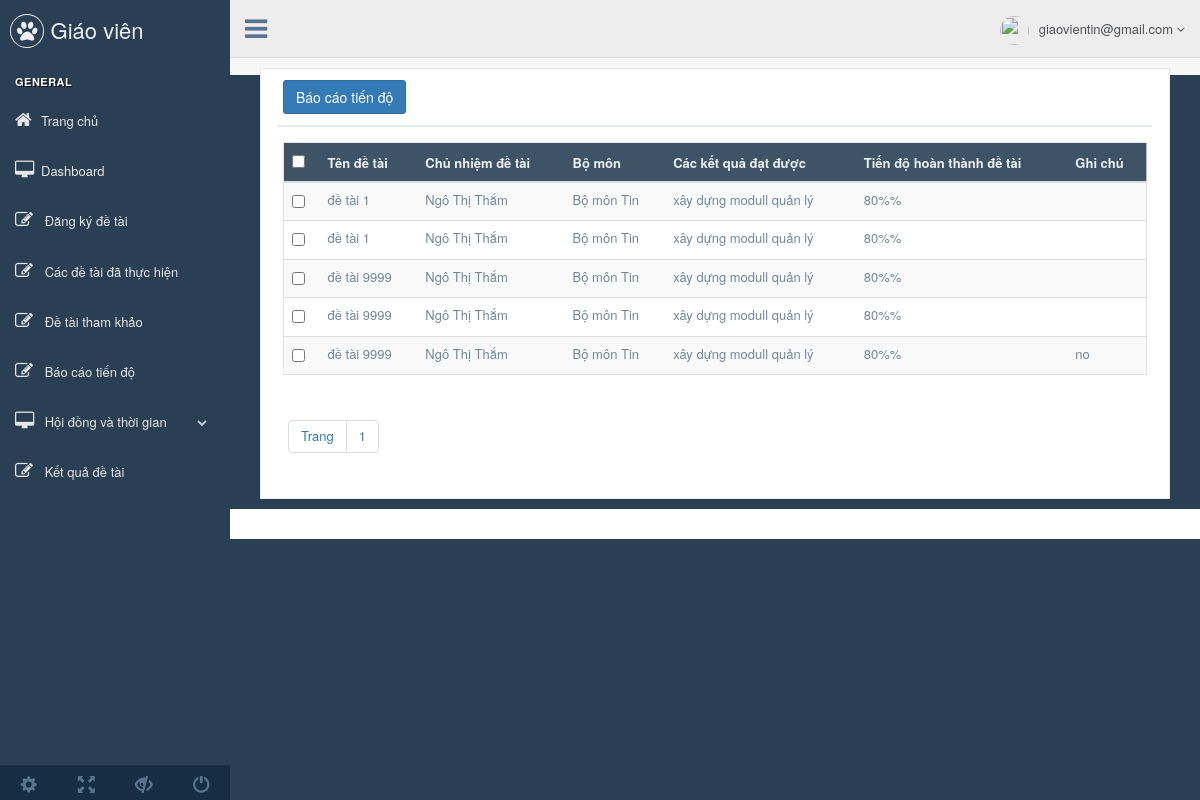
Page /giaovien.php?controller=baocaotiendo (signed in) on the earlier database version.
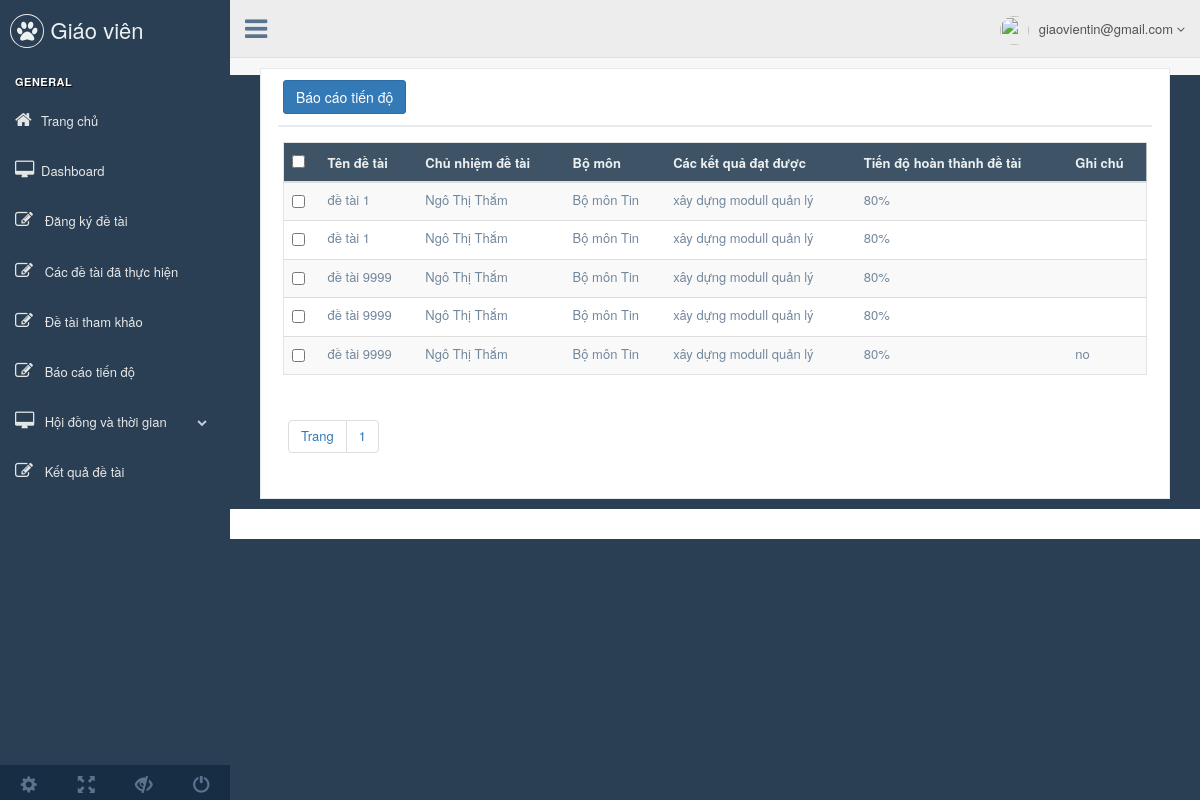
Same page on the later database version.
### tables this page shows
CREATE TABLE `tbl_tiendo` (
  `pk_tiendo_id` int(11) NOT NULL,
  `fk_madetai_id` int(11) NOT NULL,
  `fk_user_id` int(11) NOT NULL,
  `fk_mabomon_id` int(11) NOT NULL,
  `c_tungay` date NOT NULL,
  `c_denngay` date NOT NULL,
  `c_noidungtiendo` varchar(1000) NOT NULL,
  `c_hoanthanhtiendo` varchar(50) NOT NULL,
  `c_ghichu` varchar(500) NOT NULL
);

CREATE TABLE `tbl_detai` (
  `pk_madetai_id` int(11) NOT NULL,
  `fk_user_id` int(11) NOT NULL,
  `fk_user_hoi_dong` int(11) NOT NULL,
  `c_tendetai` varchar(500) NOT NULL,
  `c_noidungnghiencuu` varchar(1000) NOT NULL,
  `c_kinhphi` float NOT NULL,
  `c_tungay` date NOT NULL,
  `c_denngay` date NOT NULL,
  `c_trangthai` int(11) NOT NULL,
  `file_mo_ta` text NOT NULL
);

CREATE TABLE `tbl_user` (
  `pk_user_id` int(11) NOT NULL,
  `c_fullname` varchar(500) NOT NULL,
  `fk_mabomon_id` int(11) NOT NULL,
  `c_hocham` varchar(500) NOT NULL,
  `c_hocvi` varchar(500) NOT NULL,
  `c_ngaysinh` date NOT NULL,
  `c_diachi` varchar(500) NOT NULL,
  `c_sdt` int(11) NOT NULL,
  `c_email` varchar(500) NOT NULL,
  `c_password` varchar(500) NOT NULL,
  `UserType` int(11) NOT NULL
);

CREATE TABLE `tbl_bomon` (
  `pk_mabomon_id` int(11) NOT NULL,
  `c_tenbomon` varchar(500) NOT NULL,
  `c_truongbomon` varchar(500) NOT NULL,
  `fk_user_id` int(11) NOT NULL
);

### giaovien.php (called while the page is built, shortened)
<?php
	include "config.php";
	include "model/model.php";
	if(isset($_SESSION["SS_USER"]) == false)
		include "controller/backend/controller_login.php";
	else{
		$controller = isset($_GET["controller"]) ? $_GET["controller"] : "";
		$file_controller = "controller/backend/w_giaovien/controller_$controller.php";
		include "view/backend/w_giaovien/master_giaovien.php";
	}
 ?>

### controller/backend/w_giaovien/controller_baocaotiendo.php (called while the page is built, shortened)
<?php
	class controller_baocaotiendo{
		public function __construct(){
			$this->model = new model();
			$record_per_page = 5;
			$total = $this->model->num_rows("select * from tbl_tiendo td join tbl_detai dt on td.fk_madetai_id = dt.pk_madetai_id join tbl_user u on dt.fk_user_id = u.pk_user_id where u.pk_user_id = {$_SESSION['SS_USER']->pk_user_id} and dt.c_trangthai = 2");
			$num_page = ceil($total/$record_per_page);
			$p = (isset($_GET["p"])&&$_GET["p"]>0) ? ($_GET["p"]-1) : 0;
			$from = $p * $record_per_page;
			$arr = $this->model->get_all("select * from tbl_tiendo td join tbl_detai dt on td.fk_madetai_id = dt.pk_madetai_id join tbl_user u on dt.fk_user_id = u.pk_user_id where u.pk_user_id = {$_SESSION['SS_USER']->pk_user_id} and  dt.c_trangthai = 2 order by td.pk_tiendo_id desc limit $from,$record_per_page");
			include "view/backend/w_giaovien/view_baocaotiendo.php";
		}
	}
	new controller_baocaotiendo();
 ?>

### model/model.php (called while the page is built, shortened)
<?php
	class model{
		public function get_all($sql){
			global $db;
			$result = mysqli_query($db,$sql);
			$arr = array();
			while($rows = mysqli_fetch_object($result))
				$arr[] = $rows;
			return $arr;
		}
		public function get_a_record($sql){
			global $db;
			$result = mysqli_query($db,$sql);
			$rows = mysqli_fetch_object($result);
			return $rows;
		}
		public function num_rows($sql){
			global $db;
			$result = mysqli_query($db,$sql);
			return mysqli_num_rows($result);
		}
	}
 ?>

### view/backend/w_giaovien/view_baocaotiendo.php (the view, shortened to what this page needs)
<div class="right_col" role="main">
  <div class="">
    <div class="page-title">
      <div class="col-md-12 col-sm-12 col-xs-12">
        <div class="x_panel">
          <div class="x_title">
            <div>
        <a href="giaovien.php?controller=add_baocaotiendo&act=add" class="btn btn-primary">Báo cáo tiến độ</a>
      </div>
          </div>
          <div class="x_content">
            <div class="table-responsive">
              <table class="table table-striped jambo_table bulk_action">
                <thead>
                  <tr class="headings">
                    <th>
                      <input type="checkbox" id="check-all" class="flat">
                    </th>
                    <th class="column-title">Tên đề tài </th>
                    <th class="column-title">Chủ nhiệm đề tài </th>
                    <th class="column-title">Bộ môn </th>
                    <th class="column-title">Các kết quả đạt được </th>
                    <th class="column-title">Tiến độ hoàn thành đề tài </th>
                    <th class="column-title">Ghi chú </th>
                  </tr>
                </thead>
                <tbody>
                <?php foreach($arr as $rows): ?>
                  <tr class="even pointer">
                    <td class="a-center ">
                      <input type="checkbox" class="flat" name="table_records">
                    </td>
                    <td class=" ">
                      <?php
                        $detai = $this->model->get_a_record("select c_tendetai from tbl_detai where pk_madetai_id={$rows->fk_madetai_id}");
                        echo isset($detai->c_tendetai)?$detai->c_tendetai:"";
                      ?>
                    </td>
                     <td class=" ">
                      <?=$rows->c_fullname?>
                    </td>
                    <td class=" ">
                      <?php
                        $bomon = $this->model->get_a_record("select c_tenbomon from tbl_bomon where pk_mabomon_id={$rows->fk_mabomon_id}");
                        echo isset($bomon->c_tenbomon)?$bomon->c_tenbomon:"";
                      ?>
                    </td>
                    <td class=" "><?php echo $rows->c_noidungtiendo; ?></td>
                    <td class=" "><?php echo $rows->c_hoanthanhtiendo; ?>%</td>
                    <td class=" "><?php echo $rows->c_ghichu; ?></td>
                  </tr>
                <?php endforeach; ?>
                </tbody>
              </table>
              <div class="card-footer" style="padding:5px !important">
          <ul class="pagination">
            <li class="page-item"><a class="page-link" href="#">Trang</a></li>
          <?php for($i=1; $i<=$num_page; $i++): ?>
            <li class="page-item"><a class="page-link" href="giaovien.php?controller=baocaotiendo&p=<?php echo $i; ?>"><?php echo $i; ?></a></li>
          <?php endfor; ?>
          </ul>
        </div>
            </div>
          </div>
        </div>
      </div>
    </div>
  </div>
</div>

### view/backend/w_giaovien/master_giaovien.php (shortened to what this page needs)
<!DOCTYPE html>
<html lang="en">
  <head>
    <link href="public/backend/vendors/bootstrap/dist/css/bootstrap.min.css" rel="stylesheet">
    <link href="public/backend/vendors/font-awesome/css/font-awesome.min.css" rel="stylesheet">
    <link href="public/backend/vendors/nprogress/nprogress.css" rel="stylesheet">
    <link href="public/backend/vendors/iCheck/skins/flat/green.css" rel="stylesheet">
    <link href="public/backend/vendors/bootstrap-progressbar/css/bootstrap-progressbar-3.3.4.min.css" rel="stylesheet">
    <link href="public/backend/vendors/jqvmap/dist/jqvmap.min.css" rel="stylesheet"/>
    <link href="public/backend/vendors/bootstrap-daterangepicker/daterangepicker.css" rel="stylesheet">
    <link href="public/backend/build/css/custom.min.css" rel="stylesheet">
  </head>
  <body class="nav-md">
    <div class="container body">
      <div class="main_container">
        <div class="col-md-3 left_col">
          <div class="left_col scroll-view">
            <div class="navbar nav_title" style="border: 0;">
              <a href="#" class="site_title"><i class="fa fa-paw"></i> <span>Giáo viên</span></a>
            </div>
            <br />
            <div id="sidebar-menu" class="main_menu_side hidden-print main_menu">
              <div class="menu_section">
                <h3>General</h3>
                <ul class="nav side-menu">
                  <li><a href="index.php"><i class="fa fa-home"></i>Trang chủ </a></li>
                  <li><a href="dashboard.php"><i class="fa fa-desktop"></i>Dashboard </a></li>
                  <li><a href="giaovien.php?controller=dangkidetai"><i class="fa fa-edit"></i> Đăng ký đề tài </a></li>
                  <li><a href="giaovien.php?controller=detaidathuchien"><i class="fa fa-edit"></i> Các đề tài đã thực hiện </a></li>
                  <li><a href="giaovien.php?controller=detaithamkhao"><i class="fa fa-edit"></i> Đề tài tham khảo </a></li>
                  <li><a href="giaovien.php?controller=baocaotiendo"><i class="fa fa-edit"></i> Báo cáo tiến độ </a></li>
                  <li><a><i class="fa fa-desktop"></i> Hội đồng và thời gian <span class="fa fa-chevron-down"></span></a>
                  </li>
                  <li><a href="giaovien.php?controller=ketquadetai"><i class="fa fa-edit"></i> Kết quả đề tài </a></li>
                </ul>
              </div>
            </div>
            <div class="sidebar-footer hidden-small">
               <a data-toggle="tooltip" data-placement="top" title="Settings">
                <span class="glyphicon glyphicon-cog" aria-hidden="true"></span>
              </a>
              <a data-toggle="tooltip" data-placement="top" title="FullScreen">
                <span class="glyphicon glyphicon-fullscreen" aria-hidden="true"></span>
              </a>
              <a data-toggle="tooltip" data-placement="top" title="Lock">
                <span class="glyphicon glyphicon-eye-close" aria-hidden="true"></span>
              </a>
              <a data-toggle="tooltip" data-placement="top" title="Logout" href="admin.php?controller=logout">
                <span class="glyphicon glyphicon-off" aria-hidden="true"></span>
              </a>
            </div>
          </div>
        </div>
        <div class="top_nav">
          <div class="nav_menu">
            <nav>
              <div class="nav toggle">
                <a id="menu_toggle"><i class="fa fa-bars"></i></a>
              </div>
              <ul class="nav navbar-nav navbar-right">
                <li class="">
                  <a href="javascript:;" class="user-profile dropdown-toggle" data-toggle="dropdown" aria-expanded="false">
                    <img src="view/backend/images/user_icon.png" alt=""><?=$_SESSION["SS_USER"]->c_email ?>
                    <span class=" fa fa-angle-down"></span>
                  </a>
                </li>
              </ul>
            </nav>
          </div>
        </div>
          <div class="container">
            <?php
              if(file_exists($file_controller))
                include $file_controller;
             ?>
          </div>
         <footer>
        </footer>
      </div>
    </div>
  </body>
</html>

Differences in the rows shown:
changed tbl_tiendo (number 1 of 5 on the later page): c_hoanthanhtiendo "80%" → "80"
changed tbl_tiendo (number 2 of 5 on the later page): c_hoanthanhtiendo "80%" → "80"
changed tbl_tiendo (number 3 of 5 on the later page): c_hoanthanhtiendo "80%" → "80"
changed tbl_tiendo (number 4 of 5 on the later page): c_hoanthanhtiendo "80%" → "80"
changed tbl_tiendo "no": c_hoanthanhtiendo "80%" → "80"
